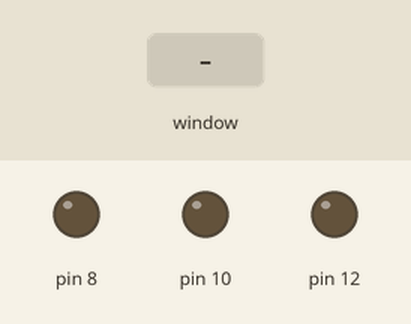
Recording of a program running on a simulated Raspberry Pi (header pin numbers). On the bench: output pins drawn as LEDs (lit = HIGH). Inputs (shaded band) come from the test bench. The desktop window is not drawn, its controls go by their first labels and the mouse button is held 0.15 s. At 5.8 s the program stops and its outputs stay as they are.

Above: at 1.2 s.
1.3 s: control labelled "red" in the window clicked
At 1.7 s:
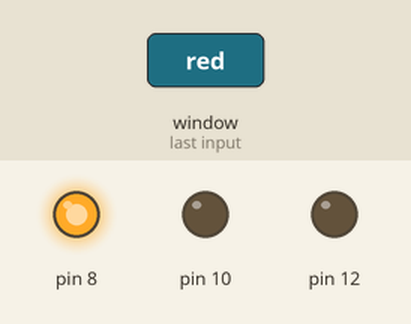
2.8 s: control labelled "green" in the window clicked
At 4.0 s:
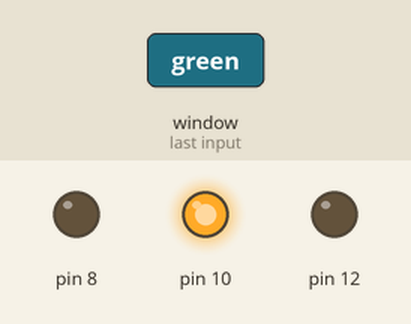
4.3 s: control labelled "blue" in the window clicked
At 5.2 s:
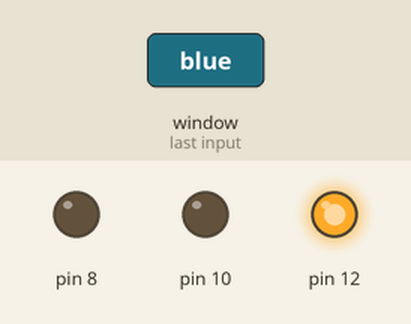
5.8 s: control labelled "Exit" in the window clicked
At 6.3 s:
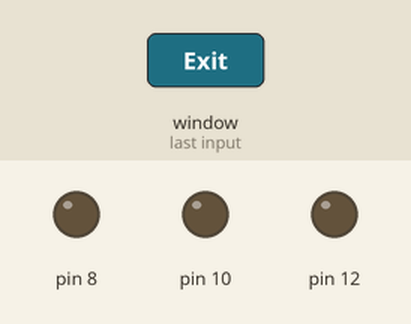
Timing chart, 0 to 7.3 s (numbered marks = the images above; inputs shaded):
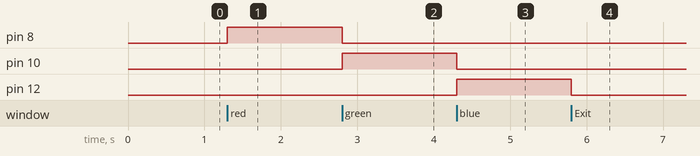

Measured:
- after the input at 1.3 s, pin 8: LOW → HIGH at once
- after the input at 2.8 s, pin 8: HIGH → LOW at once; pin 10: LOW → HIGH at once
- after the input at 4.3 s, pin 10: HIGH → LOW at once; pin 12: LOW → HIGH at once
- after the input at 5.8 s, pin 12: HIGH → LOW at once

The program:

RaspPiLEDSwitch.py
```python
#

import sys
#from PyQt5.QtCore import *
from PyQt5.QtWidgets import *#QApplication,QWidget,QRadioButton
from PyQt5.QtGui import *#QIcon

import RPi.GPIO as GPIO
GPIO.setmode(GPIO.BOARD)
GPIO.setwarnings(False)

GPIO.setup(8,GPIO.OUT) # red
GPIO.setup(10,GPIO.OUT) # green
GPIO.setup(12,GPIO.OUT) # blue

# when output set to high the voltage is 3.3V, 0 for Low
# Never connect a device with an input voltage higher than 3.3V to GPIO pin
# because it will fry the RaspPi

class Window(QWidget):
    def __init__(self):
        super().__init__()
        self.title = 'LED Light Switch'
        self.left = 200
        self.top = 200
        self.width = 400
        self.height = 300
        rbtnwidth = 70
        rbtnheight = 40
        layout=QGridLayout()
        #self.init_UI()

        #self.setLayout(layout)
    #def init_UI(self):

        self.setWindowTitle(self.title)
        self.setGeometry(self.left, self.top, self.width, self.height)
        # self.setGeometry(200,200,400,300)

        self.rbtnRed = QRadioButton("red",self)
        self.rbtnRed.setGeometry(0,0,rbtnwidth,rbtnheight) #x,y,width,height
        self.rbtnRed.clicked.connect(self.redLedOn)

        self.rbtnGreen = QRadioButton("green",self)
        self.rbtnGreen.setGeometry(rbtnwidth,0,rbtnwidth,rbtnheight) #x,y,width,height
        self.rbtnGreen.clicked.connect(self.greenLedOn)

        self.rbtnBlue = QRadioButton("blue",self)
        self.rbtnBlue.setGeometry(rbtnwidth*2,0,rbtnwidth,rbtnheight) #x,y,width,height
        self.rbtnBlue.clicked.connect(self.blueLedOn)

        self.btnExit = QPushButton("Exit",self)
        self.btnExit.setGeometry(0,70,rbtnwidth,rbtnheight)
        self.btnExit.clicked.connect(self.close_application)

    def redLedOn(self):
        GPIO.output(8,GPIO.HIGH)
        GPIO.output(10,GPIO.LOW)
        GPIO.output(12,GPIO.LOW)
    def greenLedOn(self):
        GPIO.output(8,GPIO.LOW)
        GPIO.output(10,GPIO.HIGH)
        GPIO.output(12,GPIO.LOW)
    def blueLedOn(self):
        GPIO.output(8,GPIO.LOW)
        GPIO.output(10,GPIO.LOW)
        GPIO.output(12,GPIO.HIGH)

    def close_application(self):
        GPIO.output(8,GPIO.LOW)
        GPIO.output(10,GPIO.LOW)
        GPIO.output(12,GPIO.LOW)
        GPIO.cleanup()
        self.close()

app = QApplication(sys.argv)
screen = Window()
screen.show()
sys.exit(app.exec_()) # this is needed otherwise you'll see something ugly
```
